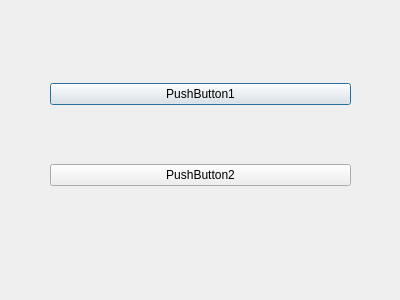
<?xml version="1.0" encoding="UTF-8"?>
<ui version="4.0">
 <class>Dialog</class>
 <widget class="QDialog" name="Dialog">
  <property name="geometry">
   <rect>
    <x>0</x>
    <y>0</y>
    <width>400</width>
    <height>300</height>
   </rect>
  </property>
  <property name="windowTitle">
   <string>Dialog</string>
  </property>
  <widget class="QWidget" name="verticalLayoutWidget">
   <property name="geometry">
    <rect>
     <x>50</x>
     <y>30</y>
     <width>301</width>
     <height>211</height>
    </rect>
   </property>
   <layout class="QVBoxLayout" name="verticalLayout">
    <item>
     <widget class="QPushButton" name="pushButton_2">
      <property name="text">
       <string>PushButton1</string>
      </property>
     </widget>
    </item>
    <item>
     <widget class="QPushButton" name="pushButton">
      <property name="text">
       <string>PushButton2</string>
      </property>
     </widget>
    </item>
   </layout>
  </widget>
 </widget>
 <resources/>
 <connections/>
</ui>
